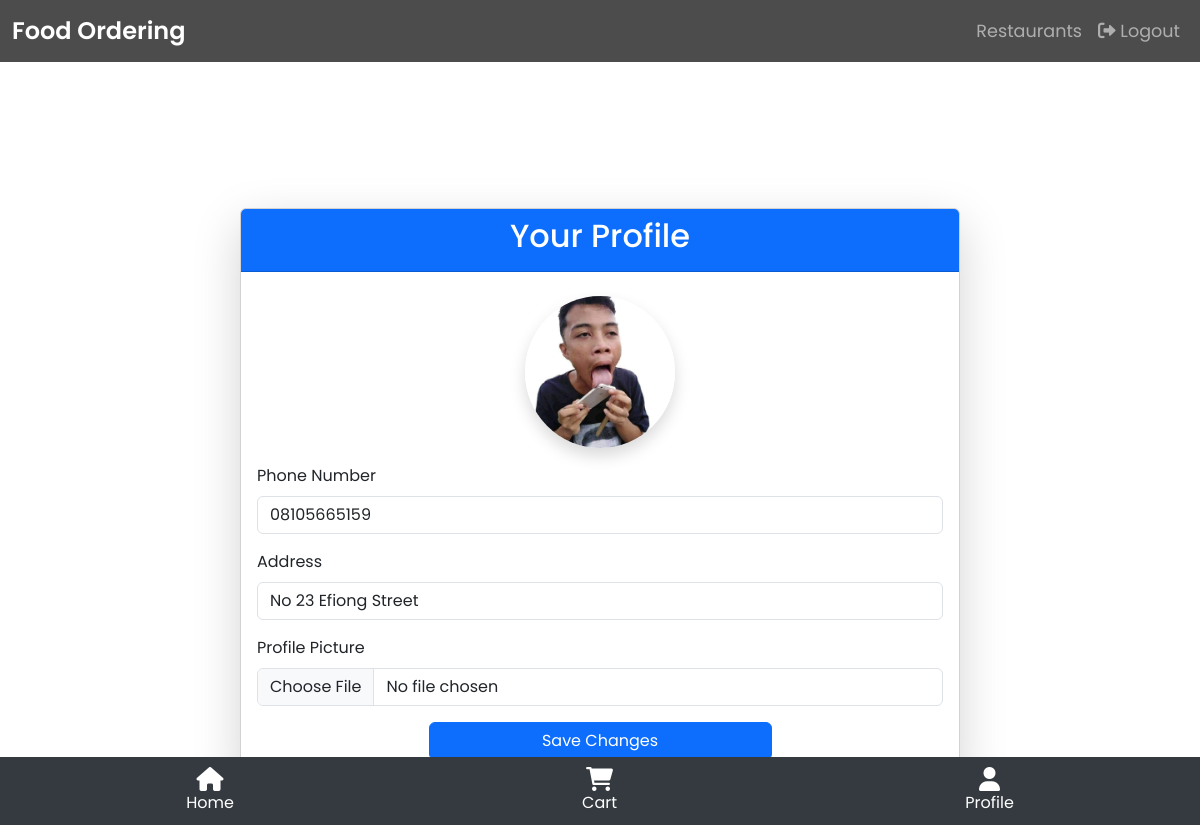
/profile/ (signed in), run on the app's committed database.
### systemapp/models.py (models this page shows, shortened)
class Profile(models.Model):
    user = models.OneToOneField(User, on_delete=models.CASCADE)
    phone_number = models.CharField(max_length=15, blank=True, null=True)
    address = models.TextField(blank=True, null=True)
    profile_picture = models.ImageField(upload_to='profile_pictures/', blank=True, null=True)

### systemapp/views.py (the view)
# urls.py: path('profile/', views.profile_view, name='profile'),
@login_required
def profile_view(request):
    profile = request.user.profile
    if request.method == 'POST':
        form = ProfileForm(request.POST, request.FILES, instance=profile)
        if form.is_valid():
            form.save()
            return redirect('profile')
    else:
        form = ProfileForm(instance=profile)
    return render(request, 'systemapp/profile.html', {'form': form, 'profile': profile})

### systemapp/forms.py
class ProfileForm(forms.ModelForm):
    class Meta:
        model = Profile
        fields = ['phone_number', 'address', 'profile_picture']
        widgets = {
            'phone_number': forms.TextInput(attrs={'class': 'form-control'}),
            'address': forms.TextInput(attrs={'class': 'form-control'}),
            'profile_picture': forms.FileInput(attrs={'class': 'form-control'}),
        }
    def __init__(self, *args, **kwargs):
        super().__init__(*args, **kwargs)
        self.fields['phone_number'].label_tag = "Phone Number"  # Optional: Customize label
        self.fields['phone_number'].widget.attrs.update({'class': 'form-control'})

### systemapp/templates/systemapp/profile.html (shortened to what this page needs)
{% extends 'systemapp/base.html' %}
{% block content %}
<div class="container py-5">
    <div class="row justify-content-center">
        <div class="col-md-8">
            <div class="card shadow-lg">
                <div class="card-header text-center bg-primary text-white">
                    <h2>Your Profile</h2>
                </div>
                <div class="card-body">
                    <form method="post" enctype="multipart/form-data" class="row g-3">
			{% if profile.profile_picture %}                                                              <div class="text-center mt-4">                                                                <img src="{{ profile.profile_picture.url }}" alt="Profile Picture" class="rounded-circle shadow" width="150">
                        </div>
                    {% endif %}
                        <div class="col-12">
                            <label for="id_phone_number" class="form-label">Phone Number</label>
                            {{ form.phone_number }}
                        </div>
                        <div class="col-12">
                            <label for="id_address" class="form-label">Address</label>
                            {{ form.address }}
                        </div>
                        <div class="col-12">
                            <label for="id_profile_picture" class="form-label">Profile Picture</label>
                            {{ form.profile_picture }}
                        </div>
                        <div class="col-12 text-center">
                            <button type="submit" class="btn btn-primary w-50">Save Changes</button>
                        </div>
                    </form>
                </div>
            </div>
        </div>
    </div>
</div>
{% endblock %}

### systemapp/templates/systemapp/base.html (style rules this page uses)
html, body { height: 100%; margin: 0; font-family: 'Poppins', sans-serif; padding-top: 56px; padding-bottom: 56px; }

### data on the page
Profile: profile_picture (picture), phone_number "08105665159", address "No 23 Efiong Street"
